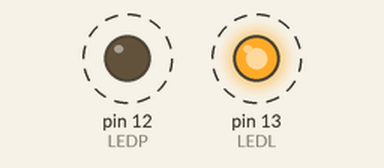
This sketch was run on a simulated Arduino Uno, built with avr-gcc and run on an emulated ATmega328P. Parts: output pins drawn as LEDs (lit = HIGH). Dashed ring = blinking.

Above: at 0.2 s.
Timing chart, 0 to 3.0 s (numbered marks = the images above):
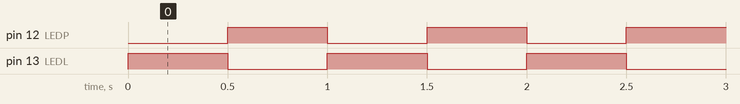

Measured:
- by itself, pin 12 (LEDP), pin 13 (LEDL): alternates HIGH for 0.50 s and LOW for 0.50 s

The sketch:

aktivita_2.3.ino
```cpp
const int LEDL = 13;
const int LEDP = 12;

void setup() {
  pinMode (LEDL, OUTPUT);
  pinMode (LEDP, OUTPUT);
}

void loop() {
  digitalWrite (LEDL, HIGH);
  digitalWrite (LEDP, LOW);
  delay(500);
  digitalWrite (LEDL, LOW);
  digitalWrite (LEDP, HIGH);
  delay(500);
}
```
